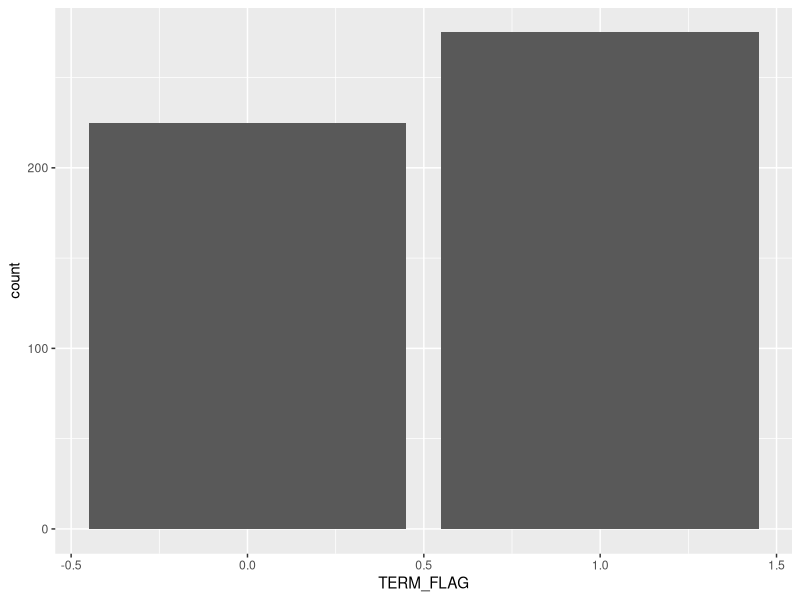
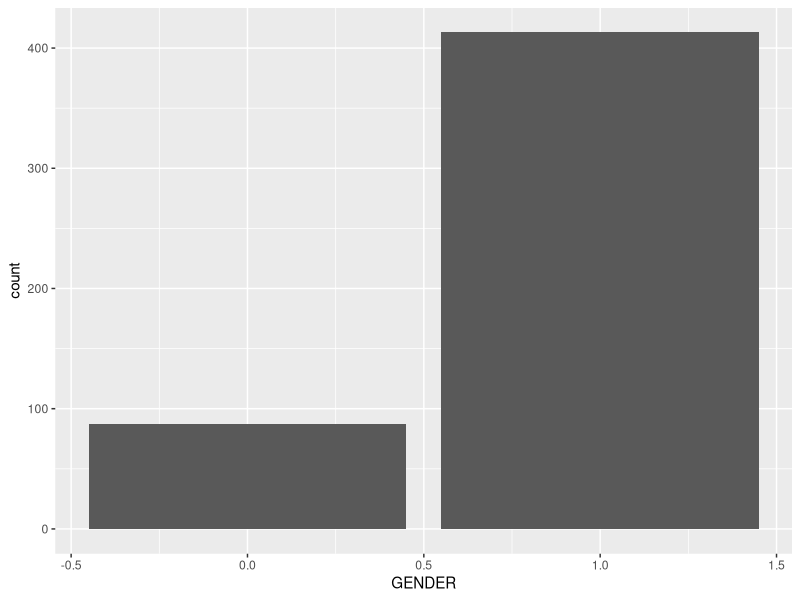
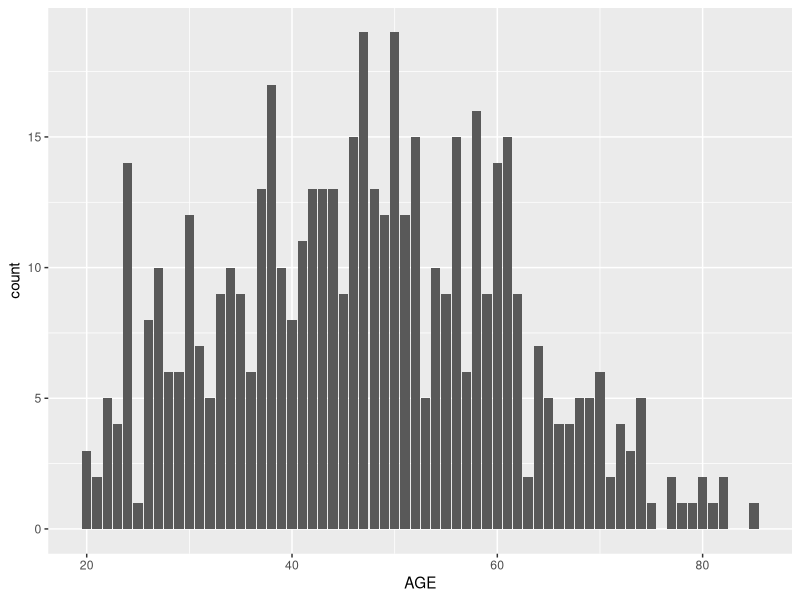
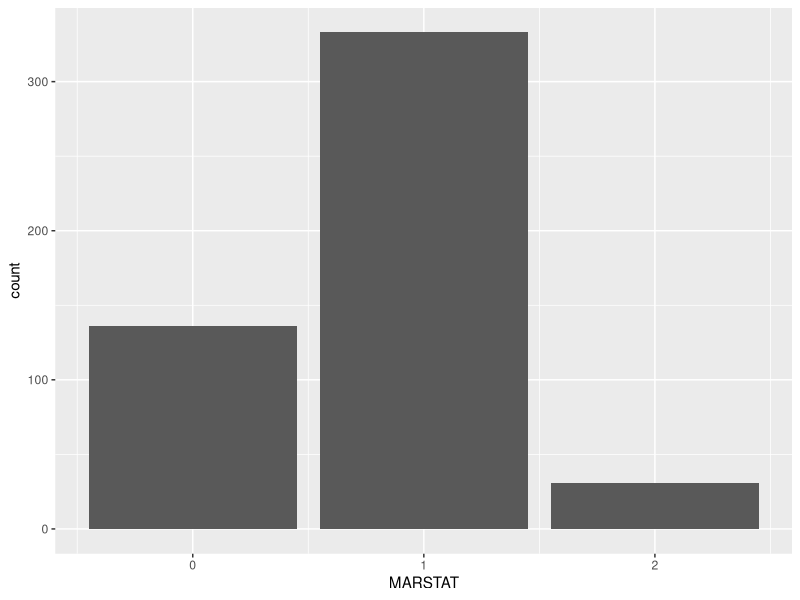
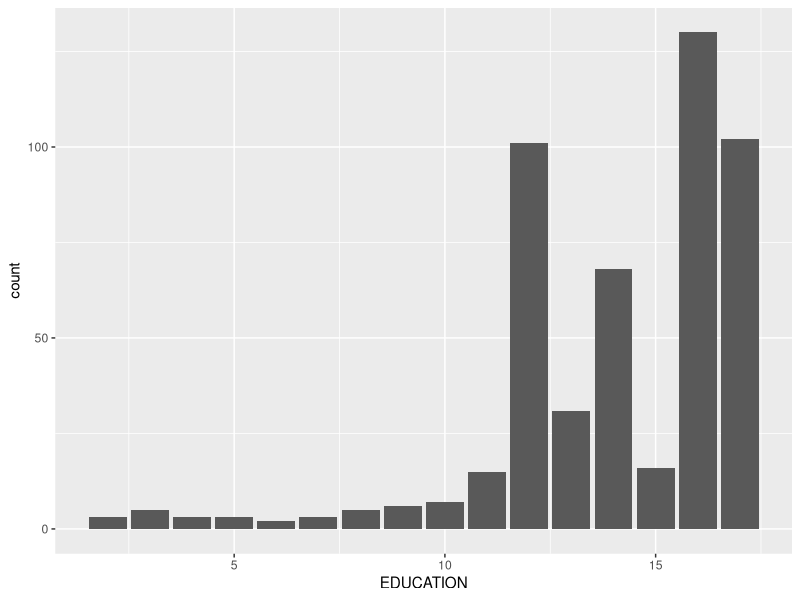
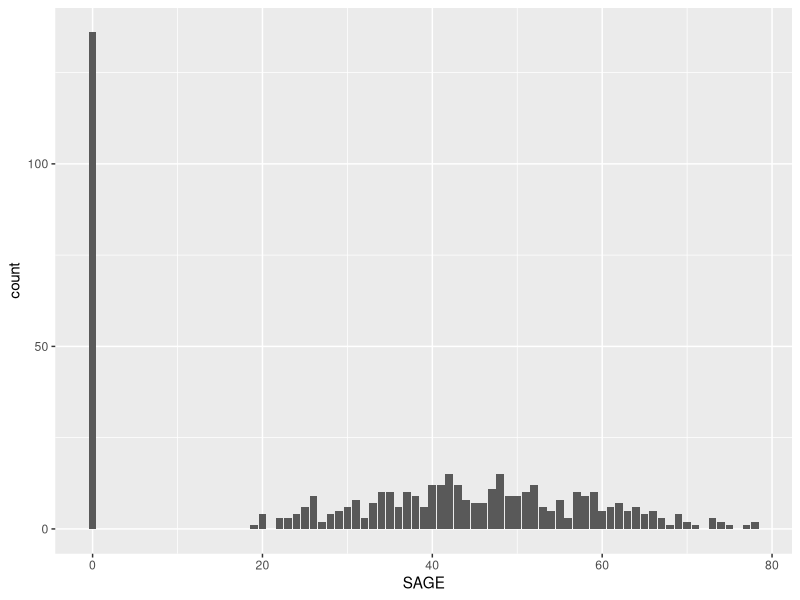
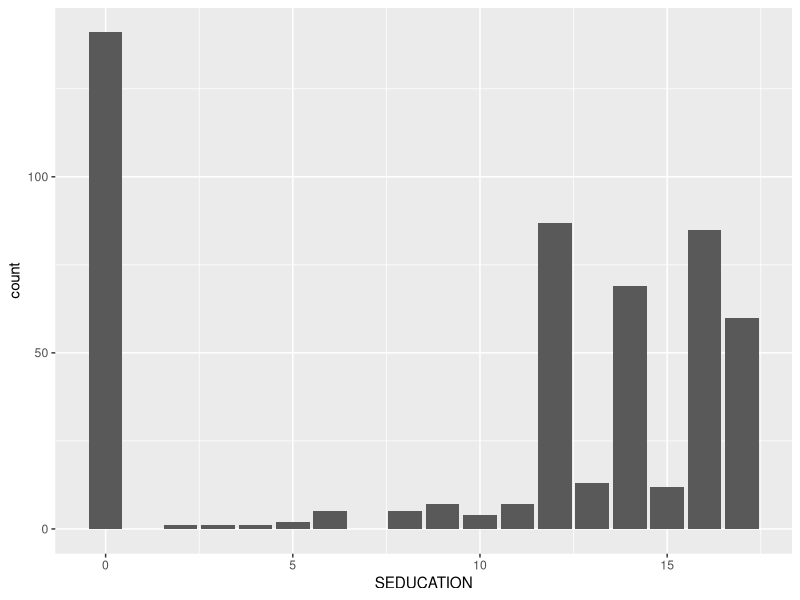
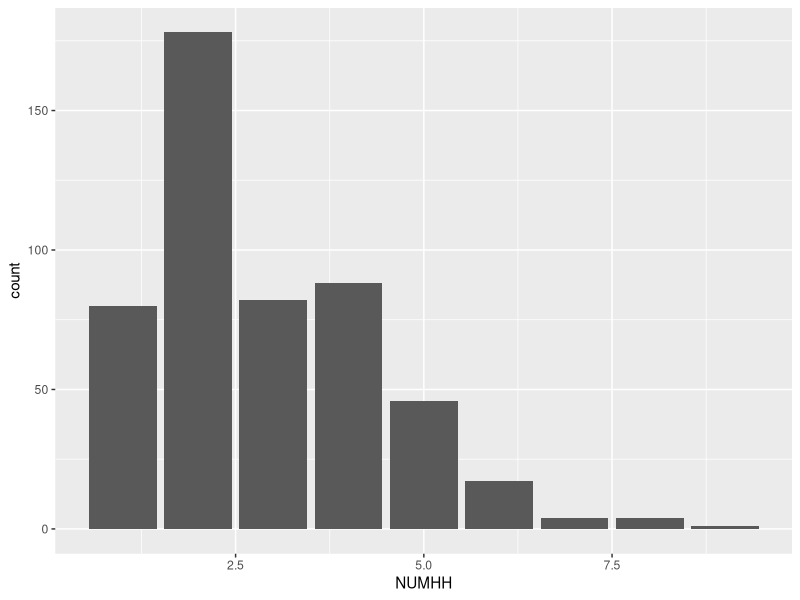

These figures' R source, in order:
## ---- chunk 1
#CHUNK 1
termLife <- read.csv(file = "TermLife.csv")
head(termLife)
## ---- chunk 2
#CHUNK 2
summary(termLife)
## ---- chunk 3
#CHUNK 3

library(ggplot2)
plot.base <- ggplot(data = termLife) + geom_bar()
plot.base + aes(x=TERM_FLAG)
plot.base + aes(x=GENDER)
plot.base + aes(x=AGE)
plot.base + aes(x=MARSTAT)
plot.base + aes(x=EDUCATION)
plot.base + aes(x=SAGE)
plot.base + aes(x=SEDUCATION)
plot.base + aes(x=NUMHH)


## ---- chunk 4
# CHUNK 4
plot.base <- ggplot(data = termLife) + geom_histogram()
plot.base + aes(x=FACE)
plot.base + aes(x=AGE)
plot.base + aes(x=SAGE)
plot.base + aes(x=INCOME)
plot.base + aes(x=INCOME) + scale_x_log10()
plot.base + aes(x=CHARITY)

plot.base <- ggplot(data = subset(termLife, FACE>0)) + geom_histogram()
plot.base + aes(x=FACE)
plot.base <- ggplot(data = subset(termLife, SAGE>0)) + geom_histogram()
plot.base + aes(x=SAGE)
plot.base <- ggplot(data = subset(termLife, CHARITY>0)) + geom_histogram()
plot.base + aes(x=CHARITY)

## ---- chunk 5
# CHUNK 5

termLife.pos <- termLife[termLife$FACE>0, ]
plot.base <- ggplot(data = termLife.pos) + geom_histogram()
plot.base + aes(x=FACE)
plot.base + aes(x=FACE) + scale_x_log10()
## ---- chunk 6
#CHUNK 6

termLife.char <- termLife[termLife$CHARITY>0, ]
plot.base <- ggplot(data = termLife.char) + geom_histogram()
plot.base + aes(x=CHARITY)
plot.base + aes(x=CHARITY) + scale_x_log10()
## ---- chunk 7
# CHUNK 7
plot.base.pos <- ggplot(data=termLife.pos,
            mapping = aes(x = INCOME,
                          y = FACE))
plot.base.pos + geom_point() +
  geom_smooth(method = "loess") +
  scale_x_log10() + scale_y_log10()

